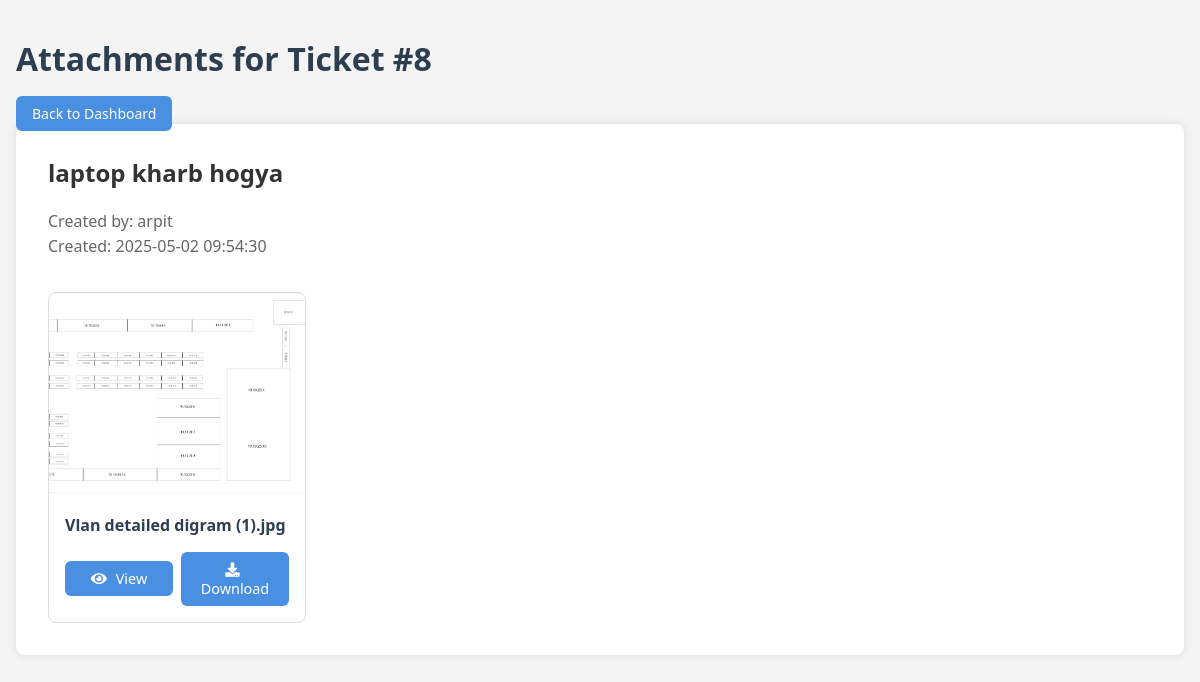
Page /view_attachments.php?ticket_id=8 (signed in) on the committed database.
### tables this page shows
CREATE TABLE `tickets` (
  `ticket_id` int(11) NOT NULL,
  `user_id` int(11) DEFAULT NULL,
  `subject` varchar(255) NOT NULL,
  `description` text NOT NULL,
  `status` enum('open','in_progress','closed') DEFAULT 'open',
  `priority` enum('low','medium','high') DEFAULT 'medium',
  `created_at` timestamp NOT NULL DEFAULT current_timestamp(),
  `updated_at` timestamp NOT NULL DEFAULT current_timestamp() ON UPDATE current_timestamp()
);

CREATE TABLE `users` (
  `id` int(11) NOT NULL,
  `username` varchar(50) NOT NULL,
  `password` varchar(255) NOT NULL,
  `user_type` enum('admin','user') NOT NULL,
  `email` varchar(100) NOT NULL,
  `created_at` timestamp NOT NULL DEFAULT current_timestamp()
);

CREATE TABLE `ticket_attachments` (
  `id` int(11) NOT NULL,
  `ticket_id` int(11) DEFAULT NULL,
  `file_name` varchar(255) NOT NULL,
  `file_path` varchar(255) NOT NULL,
  `uploaded_at` timestamp NOT NULL DEFAULT current_timestamp()
);

### view_attachments.php (the view, shortened to what this page needs)
<?php
require_once 'config.php';
$ticket_id = $_GET['ticket_id'];
$stmt = $pdo->prepare("SELECT t.*, u.username FROM tickets t JOIN users u ON t.user_id = u.id WHERE t.ticket_id = ?");
$stmt->execute([$ticket_id]);
$ticket = $stmt->fetch();
$stmt = $pdo->prepare("SELECT * FROM ticket_attachments WHERE ticket_id = ?");
$stmt->execute([$ticket_id]);
$attachments = $stmt->fetchAll();
?>
<!DOCTYPE html>
<html lang="en">
<head>
    <link rel="stylesheet" href="style.css">
    <link rel="stylesheet" href="https://cdnjs.cloudflare.com/ajax/libs/font-awesome/5.15.4/css/all.min.css">
</head>
<body class="dashboard">
    <div class="dashboard-container">
        <header>
            <h1>Attachments for Ticket #<?php echo $ticket_id; ?></h1>
            <a href="admin_dashboard.php" class="btn">Back to Dashboard</a>
        </header>
        <div class="ticket-details">
            <div class="ticket-info">
                <h2><?php echo htmlspecialchars($ticket['subject']); ?></h2>
                <p class="meta">
                    Created by: <?php echo htmlspecialchars($ticket['username']); ?><br>
                    Created: <?php echo $ticket['created_at']; ?>
                </p>
            </div>
            <div class="attachments-grid">
                <?php foreach ($attachments as $attachment):
                    $ext = strtolower(pathinfo($attachment['file_name'], PATHINFO_EXTENSION));
                    $is_image = in_array($ext, ['jpg', 'jpeg', 'png', 'gif']);
                ?>
                <div class="attachment-card">
                    <?php if ($is_image): ?>
                        <img src="<?php echo htmlspecialchars($attachment['file_path']); ?>" alt="<?php echo htmlspecialchars($attachment['file_name']); ?>">
                    <?php endif; ?>
                    <div class="attachment-info">
                        <p><?php echo htmlspecialchars($attachment['file_name']); ?></p>
                        <div class="attachment-actions">
                            <a href="<?php echo htmlspecialchars($attachment['file_path']); ?>" target="_blank" class="btn view-btn">
                                <i class="fas fa-eye"></i> View
                            </a>
                            <a href="download_attachment.php?id=<?php echo $attachment['id']; ?>" class="btn download-btn">
                                <i class="fas fa-download"></i> Download
                            </a>
                        </div>
                    </div>
                </div>
                <?php endforeach; ?>
            </div>
        </div>
    </div>
</body>
</html>

### style.css (style rules this page uses)
:root { --primary: #4a90e2; --primary-dark: #357abd; --danger: #e74c3c; --danger-dark: #c0392b; --success: #2ecc71; --success-dark: #27ae60; --background: #f8f9fa; --text: #2c3e50; --text-light: #7f8c8d; --border: #e1e8ed; }
body { font-family: 'Segoe UI', Arial, sans-serif; color: var(--text); background-color: var(--background); }
.dashboard-container { max-width: 1400px; padding: 1rem; margin: 0 auto; }
.btn { background-color: var(--primary); padding: 0.75rem 1.5rem; border-radius: 6px; font-weight: 500; transition: all 0.3s ease; }
.btn { background-color: #4a90e2; color: white; padding: 0.5rem 1rem; border-radius: 6px; font-size: 0.875rem; text-decoration: none; transition: all 0.3s ease; }
.ticket-details { background-color: white; padding: 2rem; border-radius: 8px; box-shadow: 0 0 10px rgba(0, 0, 0, 0.1); }
.ticket-info h2 { margin-top: 0; color: #333; }
.meta { color: #666; line-height: 1.6; }
.attachments-grid { display: grid; grid-template-columns: repeat(auto-fill, minmax(250px, 1fr)); gap: 1.5rem; margin-top: 2rem; }
.attachment-card { background: white; border: 1px solid #ddd; border-radius: 8px; overflow: hidden; }
.attachment-card img { width: 100%; height: 200px; object-fit: cover; }
.attachment-info { padding: 1rem; }
.attachment-info p { margin: 0 0 1rem 0; font-weight: bold; }
.attachment-actions { display: flex; gap: 0.5rem; align-items: center; }
.view-btn, .download-btn { flex: 1; text-align: center; font-size: 0.9rem; }
.view-btn i, .download-btn i { margin-right: 5px; }
:root { --qa-red: #e31837; --qa-dark: #1a1a1a; --qa-gray: #f4f4f4; }
.dashboard { min-height: 100vh; background-color: var(--qa-gray); padding: 0; margin: 0; }

### rows in the picture
tickets: subject "laptop kharb hogya", user.username "arpit", created_at "2025-05-02 09:54:30"
ticket_attachments: file_path (picture), file_name "Vlan detailed digram (1).jpg"

### other values in the picture
$ticket_id "8"
